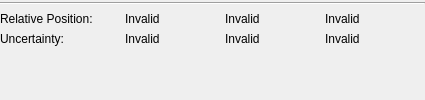
               <widget class="QWidget" name="filter_relative_position_widget" native="true">
                <layout class="QFormLayout" name="formLayout_29">
                 <property name="horizontalSpacing">
                  <number>0</number>
                 </property>
                 <property name="verticalSpacing">
                  <number>0</number>
                 </property>
                 <property name="leftMargin">
                  <number>0</number>
                 </property>
                 <property name="topMargin">
                  <number>0</number>
                 </property>
                 <property name="rightMargin">
                  <number>0</number>
                 </property>
                 <property name="bottomMargin">
                  <number>0</number>
                 </property>
                 <item row="0" column="0">
                  <widget class="Line" name="line_2">
                   <property name="minimumSize">
                    <size>
                     <width>425</width>
                     <height>6</height>
                    </size>
                   </property>
                   <property name="orientation">
                    <enum>Qt::Horizontal</enum>
                   </property>
                  </widget>
                 </item>
                 <item row="1" column="0">
                  <layout class="QHBoxLayout" name="filter_relative_position_layout">
                   <property name="topMargin">
                    <number>6</number>
                   </property>
                   <item>
                    <widget class="QLabel" name="label_12">
                     <property name="minimumSize">
                      <size>
                       <width>125</width>
                       <height>0</height>
                      </size>
                     </property>
                     <property name="text">
                      <string>Relative Position:</string>
                     </property>
                    </widget>
                   </item>
                   <item>
                    <widget class="QLabel" name="filter_relative_position_lat_label">
                     <property name="minimumSize">
                      <size>
                       <width>100</width>
                       <height>0</height>
                      </size>
                     </property>
                     <property name="text">
                      <string>Invalid</string>
                     </property>
                    </widget>
                   </item>
                   <item>
                    <widget class="QLabel" name="filter_relative_position_lon_label">
                     <property name="minimumSize">
                      <size>
                       <width>100</width>
                       <height>0</height>
                      </size>
                     </property>
                     <property name="text">
                      <string>Invalid</string>
                     </property>
                    </widget>
                   </item>
                   <item>
                    <widget class="QLabel" name="filter_relative_position_alt_label">
                     <property name="minimumSize">
                      <size>
                       <width>100</width>
                       <height>0</height>
                      </size>
                     </property>
                     <property name="text">
                      <string>Invalid</string>
                     </property>
                    </widget>
                   </item>
                  </layout>
                 </item>
                 <item row="2" column="0">
                  <layout class="QHBoxLayout" name="filter_relative_position_uncertainty_layout">
                   <property name="topMargin">
                    <number>6</number>
                   </property>
                   <item>
                    <widget class="QLabel" name="label_13">
                     <property name="minimumSize">
                      <size>
                       <width>125</width>
                       <height>0</height>
                      </size>
                     </property>
                     <property name="text">
                      <string>Uncertainty:</string>
                     </property>
                    </widget>
                   </item>
                   <item>
                    <widget class="QLabel" name="filter_relative_position_lat_uncertainty_label">
                     <property name="minimumSize">
                      <size>
                       <width>100</width>
                       <height>0</height>
                      </size>
                     </property>
                     <property name="text">
                      <string>Invalid</string>
                     </property>
                    </widget>
                   </item>
                   <item>
                    <widget class="QLabel" name="filter_relative_position_lon_uncertainty_label">
                     <property name="minimumSize">
                      <size>
                       <width>100</width>
                       <height>0</height>
                      </size>
                     </property>
                     <property name="text">
                      <string>Invalid</string>
                     </property>
                    </widget>
                   </item>
                   <item>
                    <widget class="QLabel" name="filter_relative_position_alt_uncertainty_label">
                     <property name="minimumSize">
                      <size>
                       <width>100</width>
                       <height>0</height>
                      </size>
                     </property>
                     <property name="text">
                      <string>Invalid</string>
                     </property>
                    </widget>
                   </item>
                  </layout>
                 </item>
                </layout>
               </widget>
